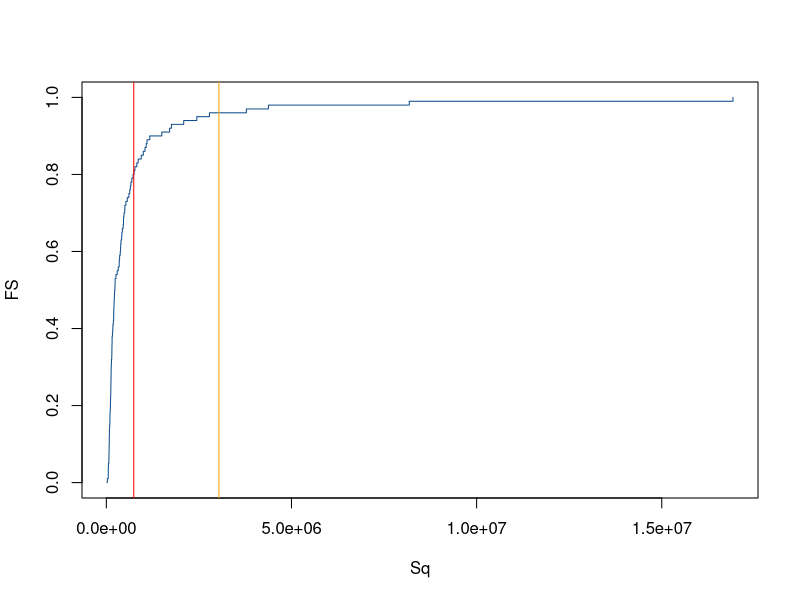
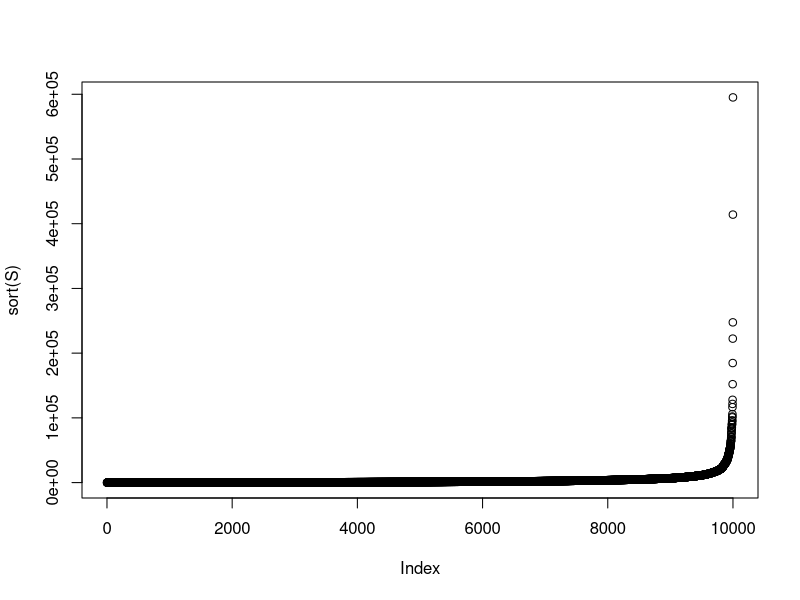
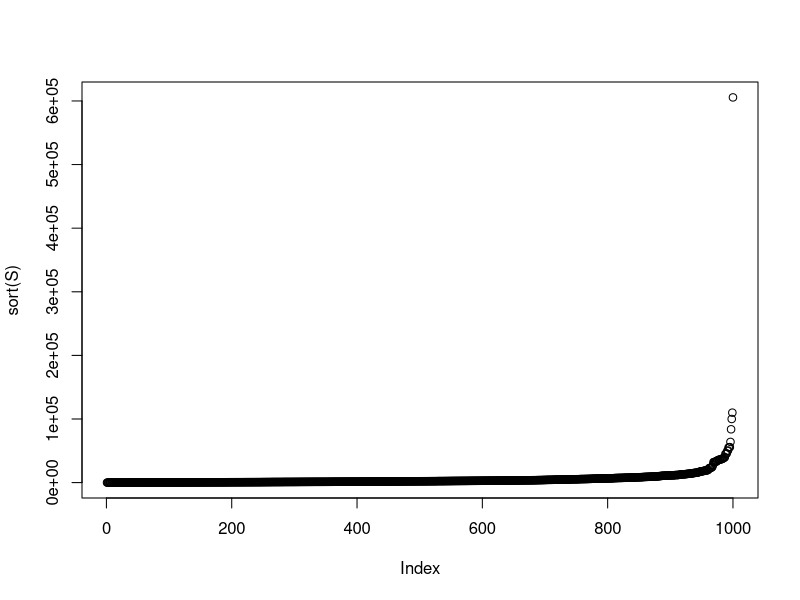
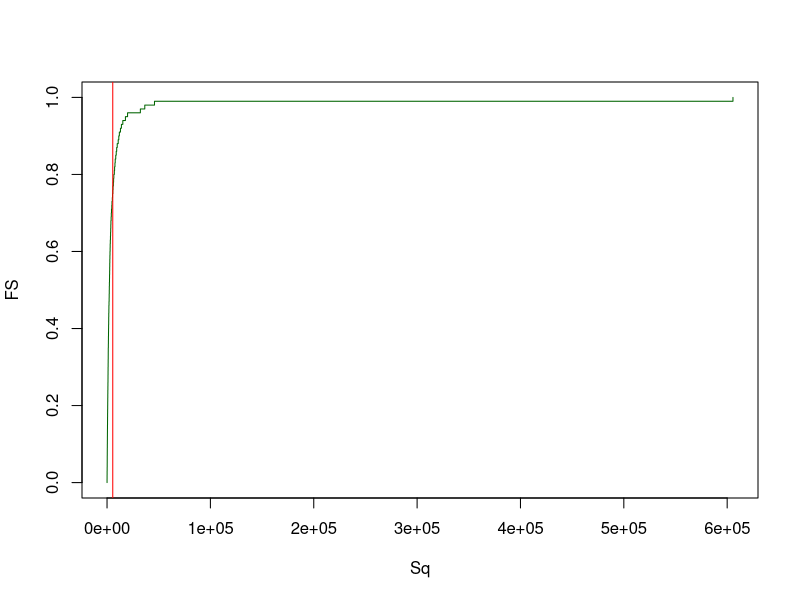
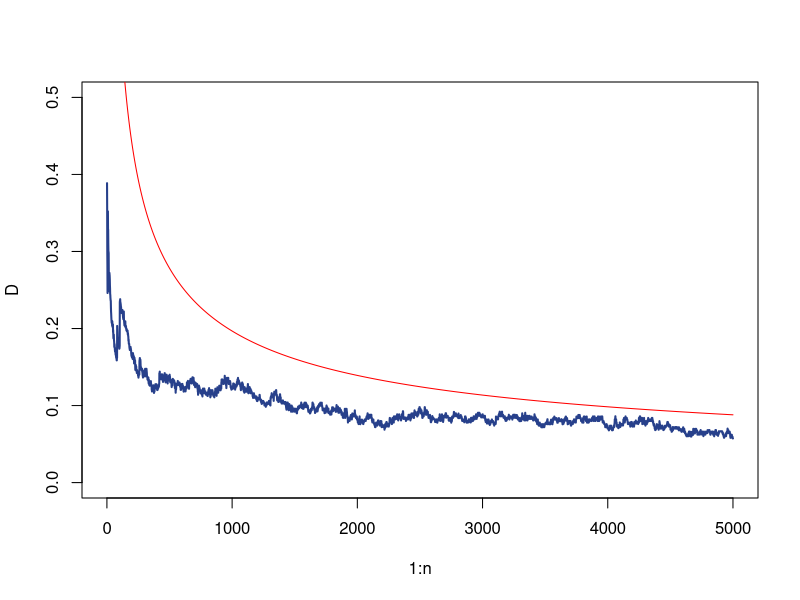
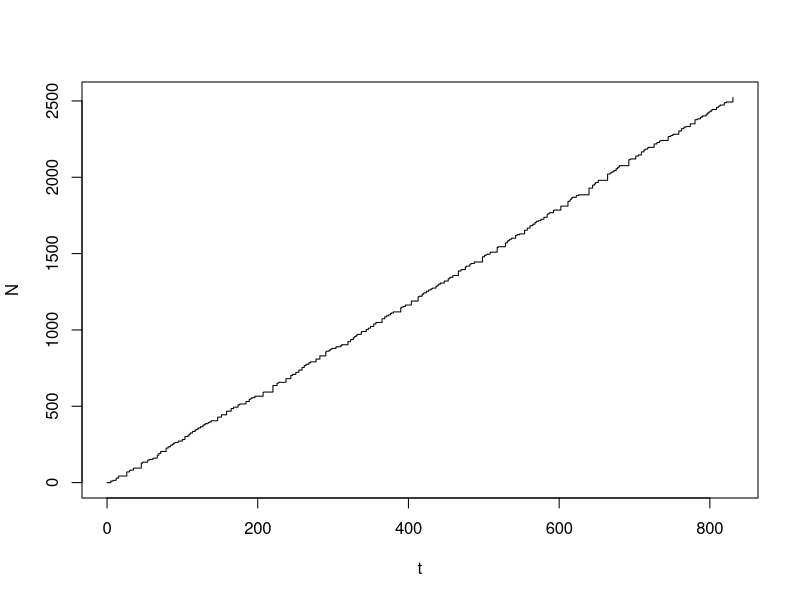
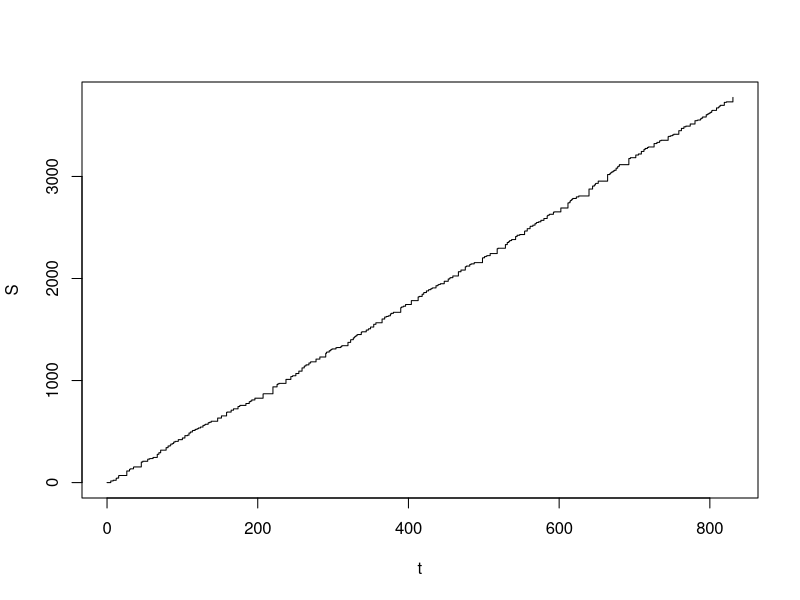
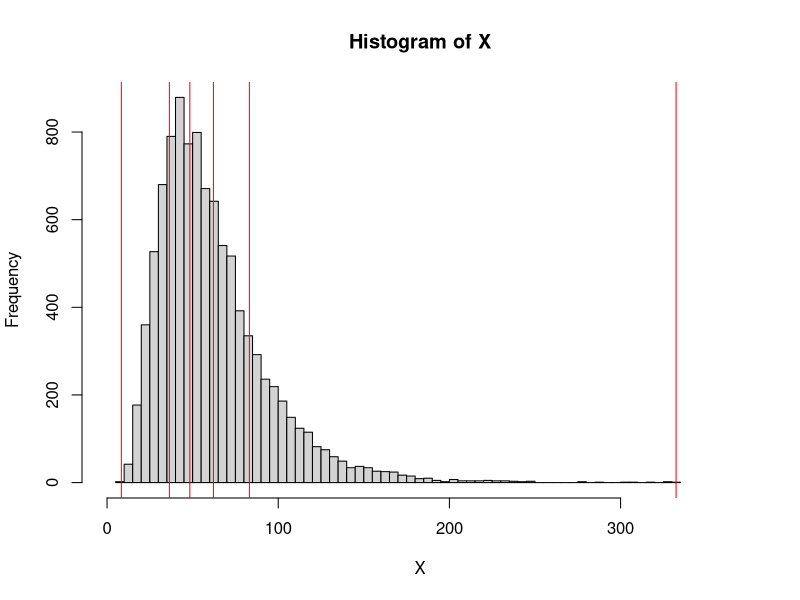

Recreate these plots in R, in order.
## ---- chunk 1
m <- 100
n <- 200
u <- sample( c( 1, 2, 3, 4 ), size = n, replace = TRUE )
s <- sample( c( 1, 2, 3, 4 ), size = n, replace = TRUE )
X <- sapply( 1:n, FUN = function( i ) rlnorm( m, meanlog = u[ i ], sdlog = s[ i ] ) )
S <- sapply( 1:m, FUN = function( i ) sum( X[i,] ) )
## ---- chunk 2
FS <- seq( 0, 1, 0.01 )
Sq <- quantile( S, probs = FS )
EeS <- mean( S )
ES <- sum( sapply( 1:n, FUN = function( i ) exp( u[i] + 0.5 * s[i]^2 ) ) )
plot( Sq, FS, type = 's', col = 'dodgerblue4' )
abline( v = EeS, col = 'red' )
abline( v = ES, col = 'orange' )
## ---- chunk 3
m <- 1e4
u <- 5
s <- 2
l <- 3
N <- rpois( n = m, lambda = l )
X <- lapply( N, FUN = function( n ) rlnorm( n, meanlog = u, sdlog = s ) )
S <- sapply( X, FUN = function( x ) sum( x, na.rm = TRUE ) )
plot( sort( S ) )
## ---- chunk 4
D <- function( x, m, M ) {
  return( min( max( x - m, 0 ), M ) )
}
m <- 1000
n <- 100
u <- 5
s <- 2
l <- 5
N <- rpois( n = m, lambda = l )
X <- lapply( 1:m, FUN = function( i ) rlnorm( N[i], meanlog = u, sdlog = s ) )
DX <- lapply( X, FUN = function( x ) sapply( x, FUN = function( y ) D( y, 10, 1000 ) ) )
S <- sapply( X, FUN = function( x ) sum( x ) )
plot( sort( S ) )
## ---- chunk 5
FS <- seq( 0, 1, 0.01 )
Sq <- quantile( S, probs = FS )
ES <- mean( S )
plot( Sq, FS, type = 's', col = 'darkgreen' )
abline( v = ES, col = 'red' )
## ---- chunk 6
m <- 500
n <- 5000
u <- 4
s <- 2
X <- lapply( 1:m, FUN = function( j ) rlnorm( n, meanlog = u, sdlog = s ) )
EX <- exp( u + 0.5 * s^2 )
SDX <- sqrt( ( exp( s^2 ) - 1 ) * exp( 2 * u + s^2 ) )
S <- lapply( X, FUN = function( x ) cumsum( x ) )
ES <- sapply( 1:n, FUN = function( i ) mean( sapply( 1:m, FUN = function( j ) S[[ j ]][ i ] ) ) )
VS <- sapply( 1:n, FUN = function( i ) var( sapply( 1:m, FUN = function( j ) S[[ j ]][ i ] ) ) )
NS <- lapply( S, FUN = function( s ) ( s - ES ) / sqrt( abs( VS ) ) )
z <- seq( -4, 4, length.out = 100 )
FSn <- lapply( 1:n, FUN = function( i ) ecdf( sapply( 1:m, FUN = function( j ) NS[[ j ]][ i ] ) )( z ) )
D <- sapply( FSn, FUN = function( Fn ) max( abs( Fn - pnorm( z ) ) ) )

C <- 0.015
# C <- 1 / sqrt( 2 * pi )
rho <- exp( 3 * u + 3^2 * s^2 / 2 )
Bn <- C * rho / ( SDX^3 * sqrt( 1:n ) )

plot( 1:n, D, pch = 16, cex = 0.5, type = 'l', lwd = 2, lty = 1, ylim = c( 0, 0.5 ), col = 'royalblue4' )
points( 1:n, Bn, type = 'l', lty = 1, col = 'red' )
## ---- chunk 7
l <- 3
n <- 300
dt <- rexp( n = n, rate = 1 / l )
t <- c( 0, cumsum( dt ) )
dN <- sapply( dt, FUN = function( w ) rpois( 1, lambda = l * w ) )
N <- c( 0, cumsum( dN ) )
sh <- 3
rt <- 2
X <- lapply( dN, FUN = function( n ) rgamma( n, shape = sh, rate = rt ) )
dS <- sapply( X, FUN = function( x ) sum( x ) )
S <- c( 0, cumsum( dS ) )
plot( t, N, type = 's' )
plot( t, S, type = 's' )
## ---- chunk 8
u <- 4
s <- 0.5
n <- 1e4
X <- rlnorm( n, meanlog = u, sdlog = s )
k <- seq( 0, 1, 0.2 ) 
VaRX <- quantile( X, probs = k, names = FALSE )
TVaRX <- sapply( 
  1:length( VaRX ), 
  FUN = function( i ) ifelse( k[ i ] < 1, ( 1 / ( 1 - k[ i ] ) ) * mean( X * ( X > VaRX[ i ] ) ), max( X ) ) )

hist( X, breaks = 100, xlim = c( 0, 1.1 * max( X ) ) )
abline( v = VaRX, col = 'red' )

hist( X, breaks = 100, xlim = c( 0, 1.1 * max( X ) ) )
abline( v = TVaRX, col = 'blue' )
## ---- chunk 9
plot( k, VaRX, ylim = c( 0, 1e3 ) )
points( k, TVaRX, col = 'red' )
